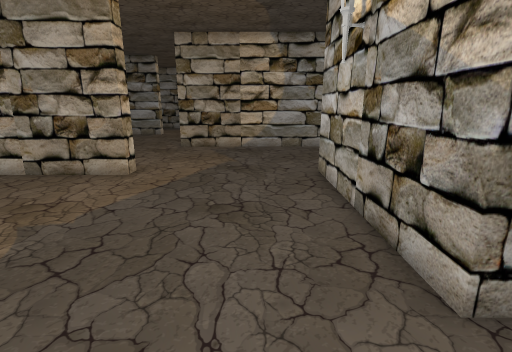
View 1 (above)

21 first-person views from a walk through a 3-D level made in the Unity game engine. The camera is 1.3 m above the floor, tilts 14° down and sees 85° across. Doors are open. The floor is counted in squares, 0.5 m on a side. Each view is taken from the middle of a square. On the plan, view 1 faces up. The plan holds only what a view shows up to about 19 squares ahead; the rest is blank. The place goes on beyond the plan. The player character is not drawn. Some animated figures are left out. Some surface patterns are stand-ins.

View 2
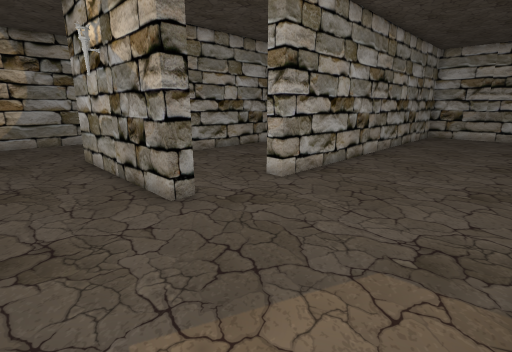

View 3
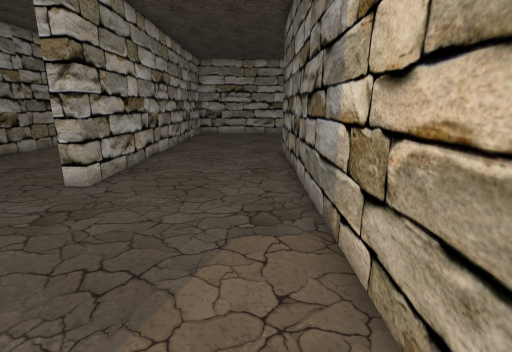

View 4
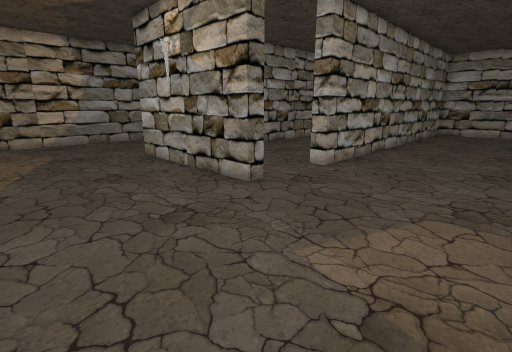

View 5
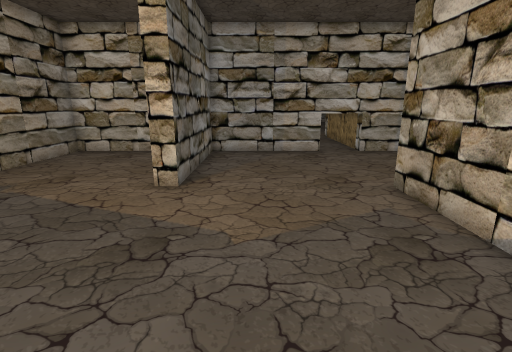

View 6
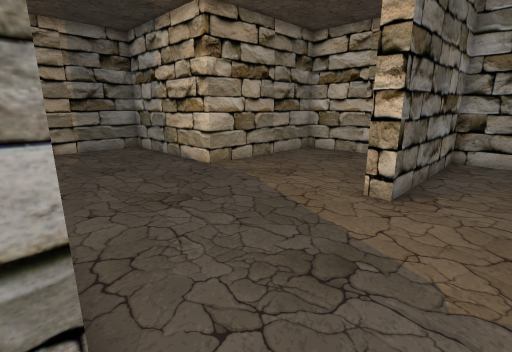

View 7
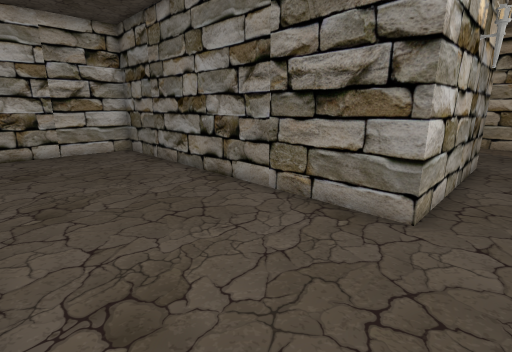

View 8
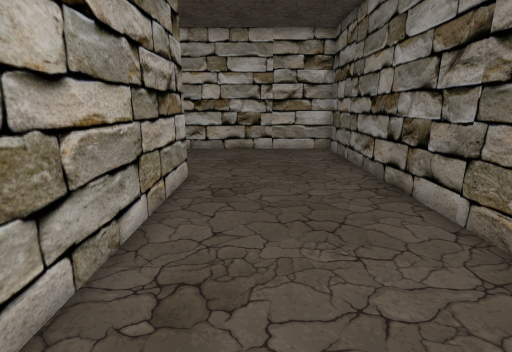

View 9
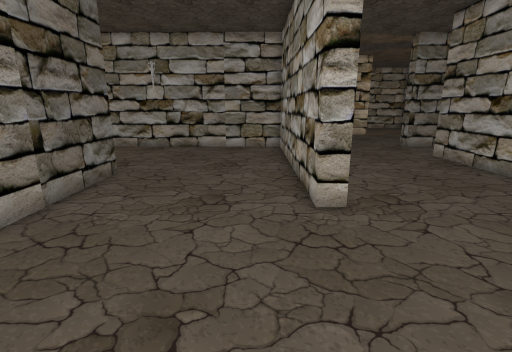

View 10
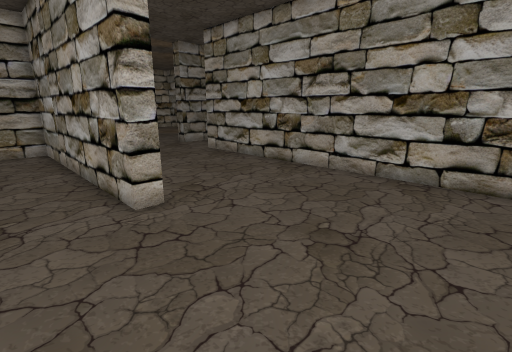

View 11
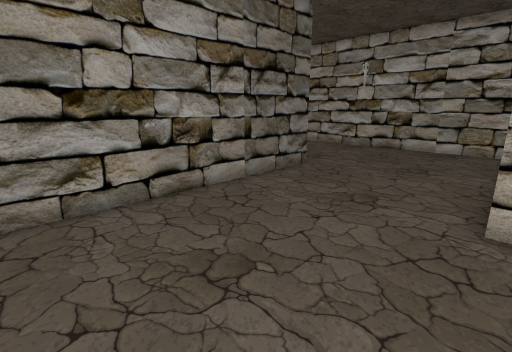

View 12
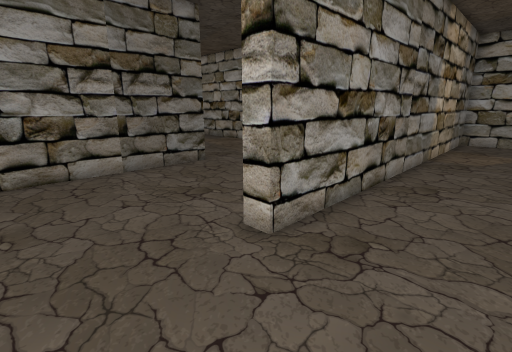

View 13
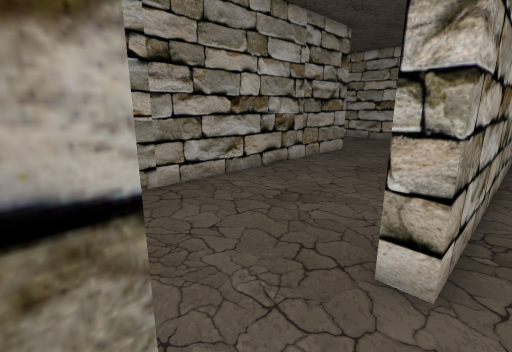

View 14
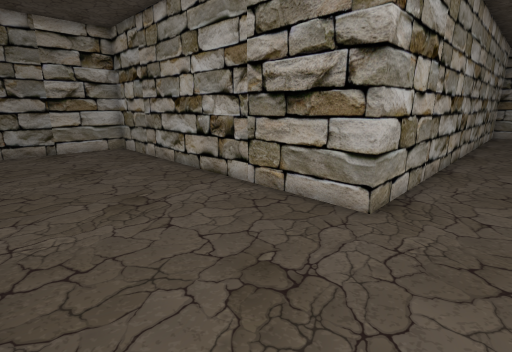

View 15
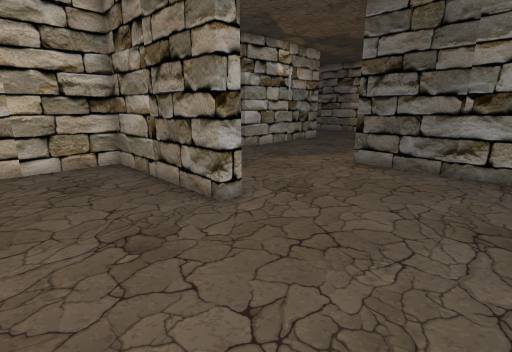

View 16
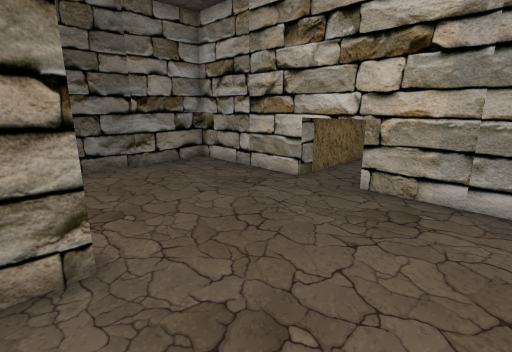

View 17
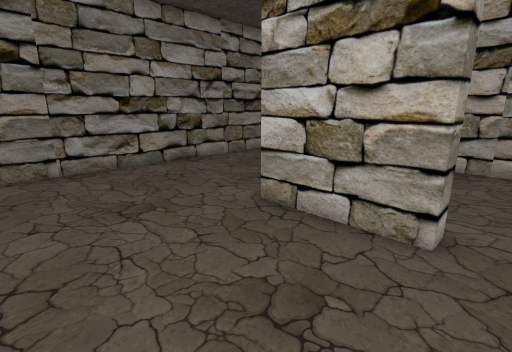

View 18
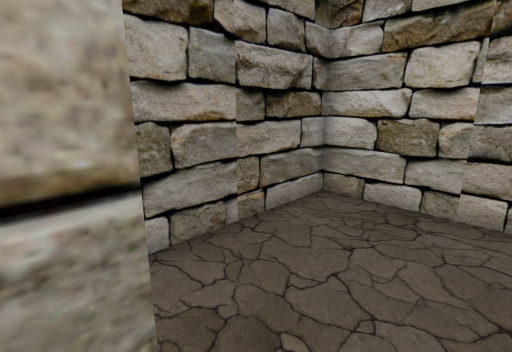

View 19
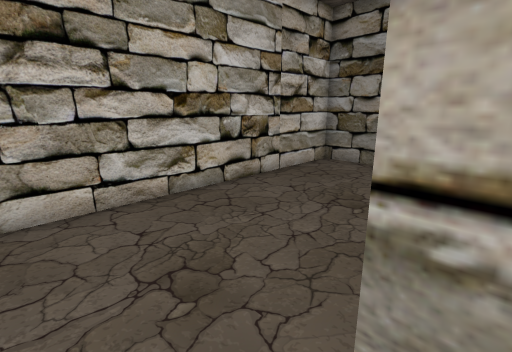

View 20
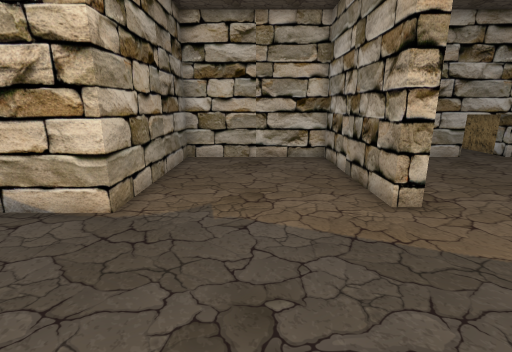

View 21
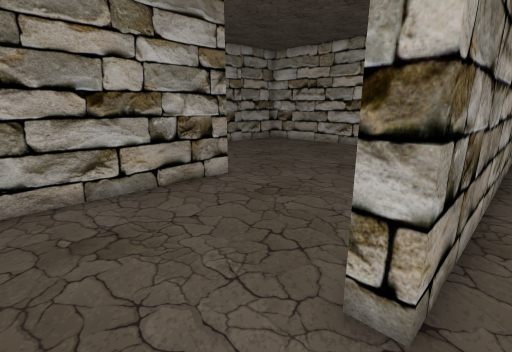

### Floor plan
Points are (right, up) in squares from view 1. A wall is a line through its corners. A room is listed if a view was taken in it or the views show most of it. See-through windows are left out.
Room 1 (views 1, 2, 3, 4, 5, 6, 7, 8, 9, 10, 11, 12, 13, 15, 16, 17, 18, 19, 20, 21)
walls: (3.4, 3) (2.6, 3) (2.6, 11.4) (18.6, 11.4) (18.6, 24); (10.5, 23) (11.4, 23) (11.4, 18.6) (-5, 18.6) (-5, 19.4) (2.6, 19.4) (2.6, 23.6); (-13.5, 17.8) (-12.5, 17.8); (21.8, 2.6) (7, 2.6); (-12.5, 20.2) (-13.5, 20.2); (-12.6, 23.9) (-12.6, 11.4) (-5, 11.4) (-5, 10.6) (-12.6, 10.6) (-12.6, 3.4) (-4.6, 3.4) (-4.6, -4.6) (15, -4.6) (15, -5.4) (3.4, -5.4) (3.4, -14.5); (22.5, -13.4) (11, -13.4) (11, -12.6) (22, -12.6)
ways out: opening at (5, 3.3) to room 2; opening at (11, 24)
objects: other object (-13, 19)
Room 2 (view 14)
walls: (7, 2.6) (7, 3.5); (19.4, 24.5) (19.4, 10.6) (3.4, 10.6) (3.4, 3)
ways out: opening at (5, 3.3) to room 1

Where each view was taken, in squares from view 1:
view 1: 0 up, 0 right, facing up
view 2: 4 down, 1 left, facing up-right
view 3: 3 down, 2 left, facing right
view 4: 4 down, 4 left, facing up-right
view 5: 14 up, 4 right, facing left
view 6: 14 up, 3 right, facing down-left
view 7: 18 up, 1 right, facing down-right
view 8: 16 up, 1 right, facing right
view 9: 7 down, 22 right, facing left
view 10: 8 down, 22 right, facing up-left
view 11: 5 down, 22 right, facing down-left
view 12: 1 down, 19 right, facing down-left
view 13: 2 up, 3 right, facing up-right
view 14: 4 up, 22 right, facing up-left
view 15: 24 up, 11 left, facing down-right
view 16: 24 up, 4 left, facing down-left
view 17: 24 up, 17 right, facing down-left
view 18: 24 up, 11 right, facing down-left
view 19: 24 up, 11 right, facing down-right
view 20: 7 up, 2 right, facing left
view 21: 14 down, 8 right, facing up-right
